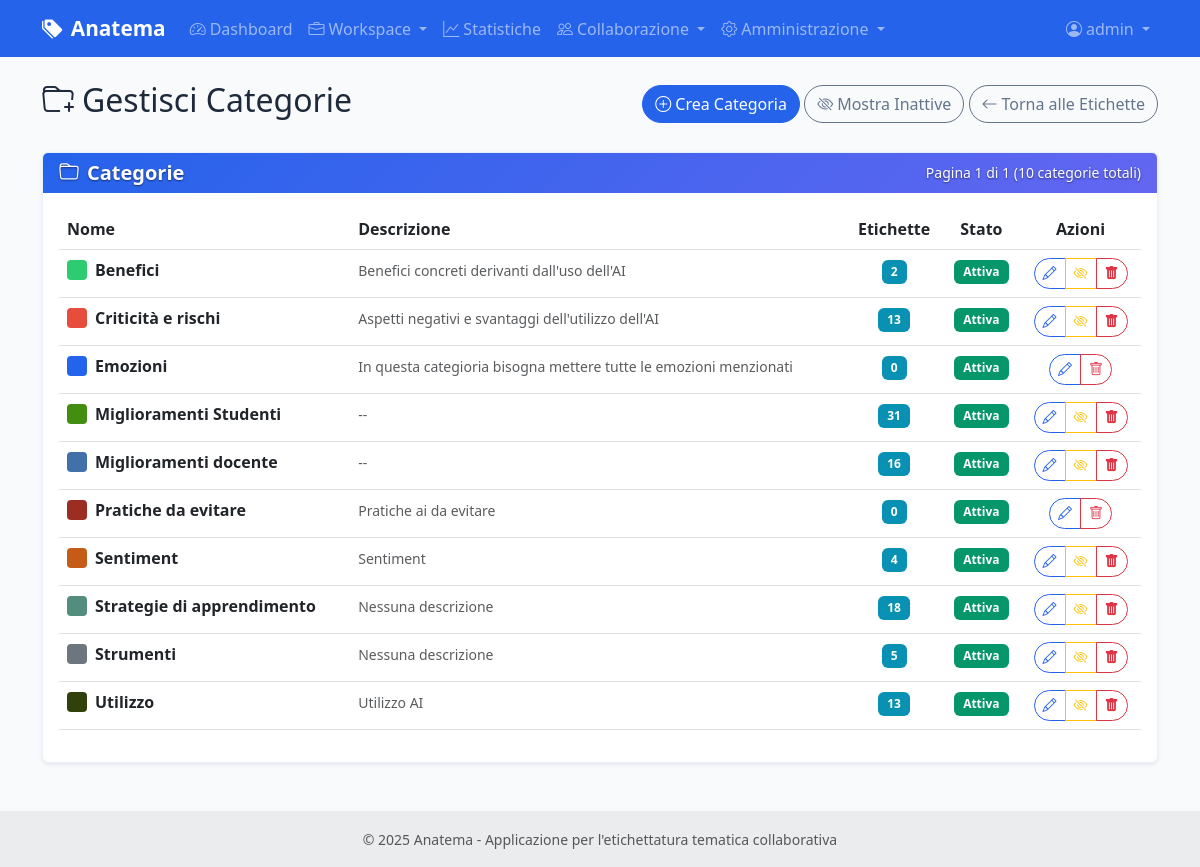
Page /labels/categories (signed in) on the committed database.
### models.py (models this page shows, shortened)
class User(UserMixin, db.Model):
    id = db.Column(db.Integer, primary_key=True)
    username = db.Column(db.String(80), unique=True, nullable=False)
    email = db.Column(db.String(120), unique=True, nullable=False)
    password_hash = db.Column(db.String(255), nullable=False)
    role = db.Column(db.String(20), default='annotatore')  # 'amministratore' o 'annotatore'
    is_active = db.Column(db.Boolean, default=True)
    last_login = db.Column(db.DateTime)
    created_at = db.Column(db.DateTime, default=datetime.utcnow)
    updated_at = db.Column(db.DateTime, default=datetime.utcnow, onupdate=datetime.utcnow)
    annotations = db.relationship('CellAnnotation', foreign_keys='CellAnnotation.user_id', backref='user', lazy=True)
    def can_manage_users(self):
        return self.role == 'amministratore'

class Category(db.Model):
    id = db.Column(db.Integer, primary_key=True)
    name = db.Column(db.String(100), nullable=False, unique=True)
    description = db.Column(db.Text)
    color = db.Column(db.String(7), default='#6c757d')  # Colore HEX
    is_active = db.Column(db.Boolean, default=True)  # Soft delete
    created_at = db.Column(db.DateTime, default=datetime.utcnow)
    updated_at = db.Column(db.DateTime, default=datetime.utcnow, onupdate=datetime.utcnow)
    labels = db.relationship('Label', foreign_keys='Label.category_id', back_populates='category_obj')

### routes/labels.py (the view)
@labels_bp.route('/categories')
@login_required
def list_categories():
    page = request.args.get('page', 1, type=int)
    show_inactive = request.args.get('show_inactive', False, type=bool)
    query = Category.query
    if not show_inactive:
        query = query.filter_by(is_active=True)
    categories = query.order_by(Category.name).paginate(
        page=page, per_page=20, error_out=False
    )
    category_stats = {}
    for category in categories.items:
        category_stats[category.id] = Label.query.filter_by(category_id=category.id, is_active=True).count()
    return render_template('labels/list_categories.html',
                         categories=categories,
                         category_stats=category_stats,
                         show_inactive=show_inactive)

### templates/labels/list_categories.html (shortened to what this page needs)
{% extends "base.html" %}
{% block content %}
<div class="row mb-4">
    <div class="col-12">
        <div class="d-flex justify-content-between align-items-center">
            <h2>
                <i class="bi bi-folder-plus me-2"></i>Gestisci Categorie
            </h2>
            <div>
                <a href="{{ url_for('labels.create_category') }}" class="btn btn-primary">
                    <i class="bi bi-plus-circle me-1"></i>Crea Categoria
                </a>
                {% if show_inactive %}
                <a href="{{ url_for('labels.list_categories') }}" class="btn btn-outline-info">
                    <i class="bi bi-eye me-1"></i>Solo Attive
                </a>
                {% else %}
                <a href="{{ url_for('labels.list_categories', show_inactive=True) }}" class="btn btn-outline-secondary">
                    <i class="bi bi-eye-slash me-1"></i>Mostra Inattive
                </a>
                {% endif %}
                <a href="{{ url_for('labels.list_labels') }}" class="btn btn-outline-secondary">
                    <i class="bi bi-arrow-left me-1"></i>Torna alle Etichette
                </a>
            </div>
        </div>
    </div>
</div>
<div class="row">
    <div class="col-12">
        <div class="card">
            <div class="card-header d-flex justify-content-between align-items-center">
                <h5 class="mb-0">
                    <i class="bi bi-folder me-2"></i>Categorie
                </h5>
                <small class="text-muted">
                    Pagina {{ categories.page }} di {{ categories.pages }} ({{ categories.total }} categorie totali)
                </small>
            </div>
            <div class="card-body">
                {% if categories.items %}
                <div class="table-responsive">
                    <table class="table table-hover">
                        <thead>
                            <tr>
                                <th>Nome</th>
                                <th>Descrizione</th>
                                <th class="text-center">Etichette</th>
                                <th class="text-center">Stato</th>
                                <th class="text-center">Azioni</th>
                            </tr>
                        </thead>
                        <tbody>
                            {% for category in categories.items %}
                            <tr {% if not category.is_active %}class="table-secondary"{% endif %}>
                                <td>
                                    <div class="d-flex align-items-center">
                                        <div class="color-indicator me-2"
                                             style="background-color: {{ category.color }}; width: 20px; height: 20px; border-radius: 4px;"></div>
                                        <strong>{{ category.name }}</strong>
                                    </div>
                                </td>
                                <td>
                                    <small class="text-muted">
                                        {{ category.description or 'Nessuna descrizione' }}
                                    </small>
                                </td>
                                <td class="text-center">
                                    <span class="badge bg-info">
                                        {{ category_stats[category.id] }}
                                    </span>
                                </td>
                                <td class="text-center">
                                    {% if category.is_active %}
                                    <span class="badge bg-success">Attiva</span>
                                    {% else %}
                                    <span class="badge bg-secondary">Inattiva</span>
                                    {% endif %}
                                </td>
                                <td class="text-center">
                                    <div class="btn-group btn-group-sm" role="group">
                                        <a href="{{ url_for('labels.edit_category', category_id=category.id) }}"
                                           class="btn btn-outline-primary"
                                           title="Modifica">
                                            <i class="bi bi-pencil"></i>
                                        </a>
                                        {% if category.is_active %}
                                            {% if category_stats[category.id] == 0 %}
                                            <button type="button"
                                                    class="btn btn-outline-danger"
                                                    title="Elimina"
                                                    onclick="confirmDelete({{ category.id }}, '{{ category.name }}')">
                                                <i class="bi bi-trash"></i>
                                            </button>
                                            {% else %}
                                            <button type="button"
                                                    class="btn btn-outline-warning"
                                                    title="Disattiva"
                                                    onclick="confirmDeactivate({{ category.id }}, '{{ category.name }}')">
                                                <i class="bi bi-eye-slash"></i>
                                            </button>
                                            <button type="button"
                                                    class="btn btn-outline-danger"
                                                    title="Elimina categoria e {{ category_stats[category.id] }} etichette"
                                                    onclick="confirmDeleteWithLabels({{ category.id }}, '{{ category.name }}', {{ category_stats[category.id] }})">
                                                <i class="bi bi-trash-fill"></i>
                                            </button>
                                            {% endif %}
                                        {% endif %}
                                    </div>
                                </td>
                            </tr>
                            {% endfor %}
                        </tbody>
                    </table>
                </div>
                {% endif %}
            </div>
        </div>
    </div>
</div>
{% endblock %}

### templates/base.html (shortened to what this page needs)
<!DOCTYPE html>
<html lang="it">
<head>
    <link href="https://cdn.jsdelivr.net/npm/bootstrap@5.3.0/dist/css/bootstrap.min.css" rel="stylesheet">
    <link href="https://cdn.jsdelivr.net/npm/bootstrap-icons@1.10.0/font/bootstrap-icons.css" rel="stylesheet">
    <link href="{{ url_for('static', filename='css/style.css') }}" rel="stylesheet">
</head>
<body>
    <nav class="navbar navbar-expand-lg navbar-dark bg-primary">
        <div class="container">
            <a class="navbar-brand" href="{{ url_for('main.index') }}">
                <i class="bi bi-tags-fill me-2"></i>Anatema
            </a>
            <div class="collapse navbar-collapse" id="navbarNav">
                <ul class="navbar-nav me-auto">
                    {% if current_user.is_authenticated %}
                    <li class="nav-item">
                        <a class="nav-link" href="{{ url_for('main.dashboard') }}">
                            <i class="bi bi-speedometer2 me-1"></i>Dashboard
                        </a>
                    </li>
                    <li class="nav-item dropdown">
                        <a class="nav-link dropdown-toggle" href="#" id="workspaceDropdown" role="button" data-bs-toggle="dropdown">
                            <i class="bi bi-briefcase me-1"></i>Workspace
                        </a>
                    </li>
                    <li class="nav-item">
                        <a class="nav-link" href="{{ url_for('statistics.overview') }}">
                            <i class="bi bi-graph-up me-1"></i>Statistiche
                        </a>
                    </li>
                    <li class="nav-item dropdown">
                        <a class="nav-link dropdown-toggle" href="#" id="collaborationDropdown" role="button" data-bs-toggle="dropdown">
                            <i class="bi bi-people me-1"></i>Collaborazione
                        </a>
                    </li>
                    {% if current_user.can_manage_users() %}
                    <li class="nav-item dropdown">
                        <a class="nav-link dropdown-toggle" href="#" id="adminDropdown" role="button" data-bs-toggle="dropdown">
                            <i class="bi bi-gear me-1"></i>Amministrazione
                        </a>
                    </li>
                    {% endif %}
                    {% endif %}
                </ul>
                <ul class="navbar-nav">
                    {% if current_user.is_authenticated %}
                    <li class="nav-item dropdown">
                        <a class="nav-link dropdown-toggle" href="#" id="userDropdown" role="button" data-bs-toggle="dropdown">
                            <i class="bi bi-person-circle me-1"></i>{{ current_user.username }}
                        </a>
                    </li>
                    {% endif %}
                </ul>
            </div>
        </div>
    </nav>
    <main class="container my-4">
        {% block content %}{% endblock %}
    </main>
    <footer class="bg-light text-center text-lg-start mt-5">
        <div class="text-center p-3" style="background-color: rgba(0, 0, 0, 0.05);">
            <small class="text-muted">
                © 2025 Anatema - Applicazione per l'etichettatura tematica collaborativa
            </small>
        </div>
    </footer>
</body>
</html>

### rows in the picture
User: username "admin"
Category: name "Benefici", description "Benefici concreti derivanti dall'uso dell'AI", category_stats "2", is_active "Attiva"
Category: name "Criticità e rischi", description "Aspetti negativi e svantaggi dell'utilizzo dell'AI", category_stats "13", is_active "Attiva"
Category: name "Emozioni", description "In questa categioria bisogna mettere tutte le emozioni menzionati", category_stats "0", is_active "Attiva"
Category: name "Miglioramenti Studenti", description "--", category_stats "31", is_active "Attiva"
Category: name "Miglioramenti docente", description "--", category_stats "16", is_active "Attiva"
Category: name "Pratiche da evitare", description "Pratiche ai da evitare", category_stats "0", is_active "Attiva"
Category: name "Sentiment", description "Sentiment", category_stats "4", is_active "Attiva"
Category: name "Strategie di apprendimento", description "Nessuna descrizione", category_stats "18", is_active "Attiva"
Category: name "Strumenti", description "Nessuna descrizione", category_stats "5", is_active "Attiva"
Category: name "Utilizzo", description "Utilizzo AI", category_stats "13", is_active "Attiva"

### other values in the picture
{{ categories.page }} "1"
{{ categories.pages }} "1"
{{ categories.total }} "10"
